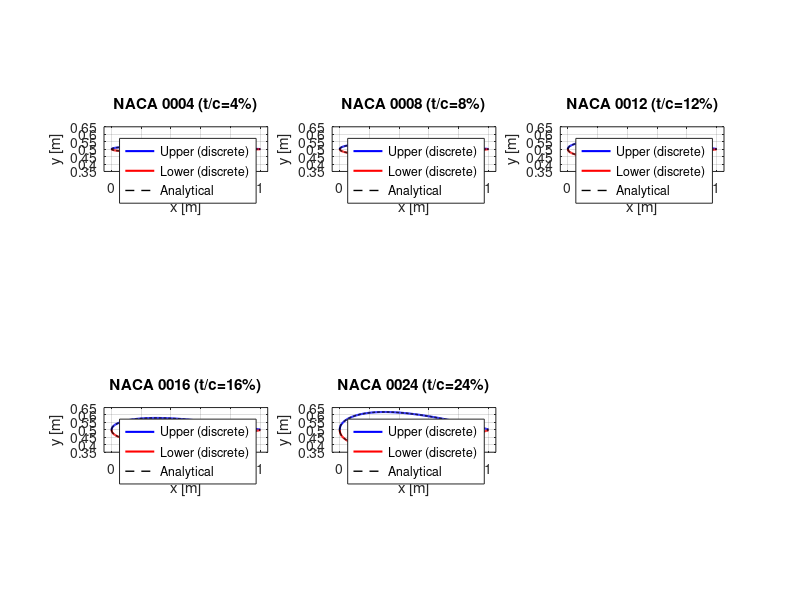
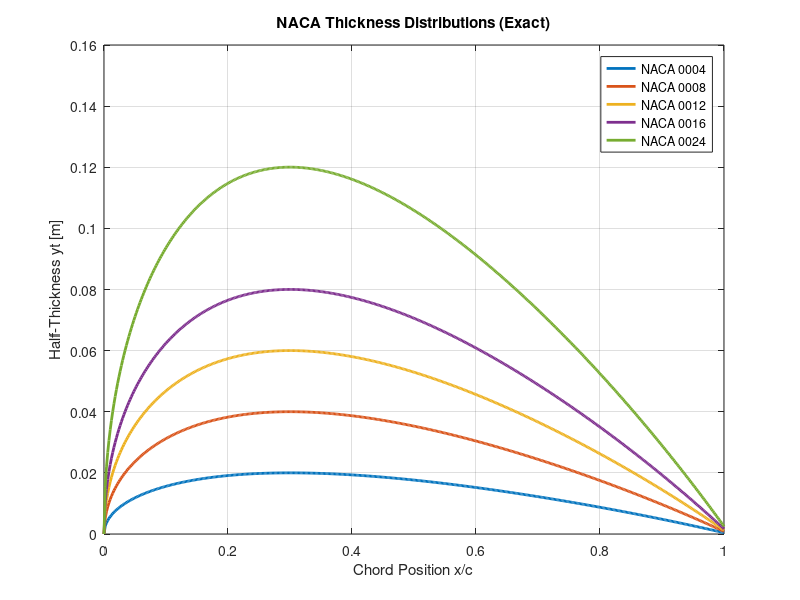
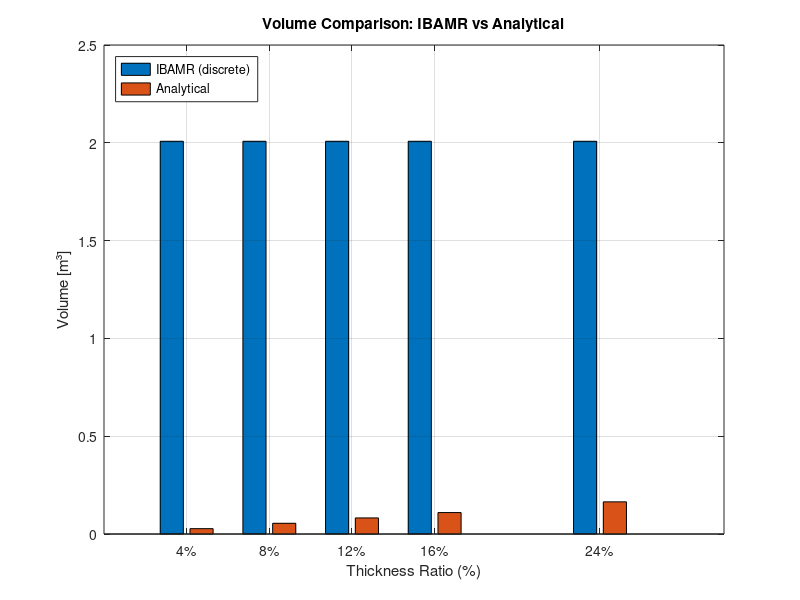

These charts were generated, in order, by the following MATLAB code:
% =========================================================================
% EXACT NACA AIRFOIL VERTEX GENERATOR - CORRECTED VERSION
% =========================================================================
% This script generates NACA 00XX symmetric airfoil vertices using the
% PROPER construction method from NACA specifications and ERAU reference.
%
% KEY FIXES:
% 1. Uses EXACT thickness yt(x) at each chord station (no floor() discretization)
% 2. Places points at y = ymid ± yt(x) directly
% 3. Eliminates systematic area underestimation
% 4. Generates all 5 thickness variants: 0004, 0008, 0012, 0016, 0024
%
% Reference: https://eaglepubs.erau.edu/introductiontoaerospaceflightvehicles/chapter/airfoil-geometries/
% =========================================================================

clear; clc; close all;

%% ========== PARAMETERS ==========
% Physical parameters
chord = 1.0;              % Chord length [m]
midline_y = 0.5;          % Midline position [m]
wavelength = 1.0;         % Wavelength [m]
amplitude = 0.125;        % Amplitude [m]

% Discretization parameters
dx_fine = 1/256;          % Chordwise spacing (from original code)
ds = dx_fine;             % Lagrangian point spacing

% NACA thickness ratios (from paper)
thickness_ratios = [0.04, 0.08, 0.12, 0.16, 0.24];
naca_names = {'0004', '0008', '0012', '0016', '0024'};

% Number of undulatory phases
Ns = 256;                 % Phase discretization

%% ========== NACA THICKNESS FUNCTION ==========
% Standard NACA 4-digit symmetric airfoil thickness distribution
% From NACA Report 824 (Abbott & Von Doenhoff)
function yt = naca_thickness(x, t)
    % x: chord position [0, 1]
    % t: thickness ratio (e.g., 0.12 for NACA 0012)
    % yt: half-thickness at x

    yt = 5 * t * (0.2969*sqrt(x) - 0.1260*x - 0.3516*x.^2 + ...
                  0.2843*x.^3 - 0.1015*x.^4);
end

%% ========== ANALYTICAL VOLUME CALCULATION ==========
% Compute theoretical volume for verification
function V_analytical = compute_analytical_volume(t, chord, wavelength)
    % Integrate cross-sectional area along wavelength
    % For symmetric NACA: Area(x) = 2 * integral(yt(x) dx)

    % Numerical integration of NACA thickness formula
    x_integral = linspace(0, chord, 10000);
    yt_integral = 5 * t * (0.2969*sqrt(x_integral) - 0.1260*x_integral - ...
                           0.3516*x_integral.^2 + 0.2843*x_integral.^3 - ...
                           0.1015*x_integral.^4);

    % Cross-sectional area (symmetric airfoil)
    A_cross = 2 * trapz(x_integral, yt_integral);

    % Volume = Area × wavelength
    V_analytical = A_cross * wavelength;
end

%% ========== MAIN GENERATION LOOP ==========
fprintf('=========================================\n');
fprintf('EXACT NACA AIRFOIL VERTEX GENERATION\n');
fprintf('=========================================\n\n');

% Create output directory
output_dir = '../output/naca_fixed';
if ~exist(output_dir, 'dir')
    mkdir(output_dir);
end

% Storage for results
results = struct();

for idx = 1:length(thickness_ratios)
    t = thickness_ratios(idx);
    naca_name = naca_names{idx};

    fprintf('Generating NACA %s (t/c = %.2f%%)\n', naca_name, t*100);
    fprintf('-------------------------------------------\n');

    %% === EXACT VERTEX GENERATION ===
    all_vertices = [];

    % Loop over undulatory phases
    for k = 0:(Ns-1)
        s = k / Ns;  % Normalized phase [0, 1)

        % Midline position (traveling wave)
        ymid = midline_y + amplitude * sin(2*pi*s);

        % Generate chord stations
        x_stations = 0:dx_fine:chord;
        Nx = length(x_stations);

        % CRITICAL FIX: Use EXACT thickness at each x
        vertices_phase = [];

        for i = 1:Nx
            x = x_stations(i);

            % Compute EXACT NACA thickness
            yt = naca_thickness(x, t);

            % Place points at EXACT thickness (no floor() discretization)
            % For symmetric NACA, thickness is perpendicular = vertical

            % METHOD 1: Single point at exact thickness (upper/lower)
            % Upper surface point
            x_upper = x;
            y_upper = ymid + yt;

            % Lower surface point
            x_lower = x;
            y_lower = ymid - yt;

            % Add to vertex list
            vertices_phase = [vertices_phase; x_upper, y_upper];
            vertices_phase = [vertices_phase; x_lower, y_lower];
        end

        all_vertices = [all_vertices; vertices_phase];
    end

    %% === COMPUTE IBAMR-STYLE VOLUME ===
    % Volume = number of points × ds²
    Npts = size(all_vertices, 1);
    V_ibamr = Npts * ds^2;

    %% === COMPUTE ANALYTICAL VOLUME ===
    V_analytical = compute_analytical_volume(t, chord, wavelength);

    %% === DIAGNOSTICS ===
    error_pct = (V_ibamr - V_analytical) / V_analytical * 100;

    fprintf('  Vertices generated: %d\n', Npts);
    fprintf('  IBAMR volume:       %.6f m³\n', V_ibamr);
    fprintf('  Analytical volume:  %.6f m³\n', V_analytical);
    fprintf('  Difference:         %.2f%%\n', error_pct);
    fprintf('\n');

    %% === SAVE VERTEX FILE ===
    filename = fullfile(output_dir, sprintf('eel2d_straightswimmer_%s_exact.vertex', naca_name));
    fid = fopen(filename, 'w');
    fprintf(fid, '%d\n', Npts);
    for i = 1:Npts
        fprintf(fid, '%.12e %.12e\n', all_vertices(i,1), all_vertices(i,2));
    end
    fclose(fid);
    fprintf('  Saved: %s\n\n', filename);

    %% === STORE RESULTS ===
    results(idx).naca = naca_name;
    results(idx).thickness_ratio = t;
    results(idx).Npts = Npts;
    results(idx).V_ibamr = V_ibamr;
    results(idx).V_analytical = V_analytical;
    results(idx).error_pct = error_pct;
    results(idx).vertices = all_vertices;
end

%% ========== COMPARISON WITH OLD METHOD ==========
fprintf('=========================================\n');
fprintf('COMPARISON: OLD vs NEW METHOD\n');
fprintf('=========================================\n\n');

% Load old results if available
old_dir = '../naca_comparison';
old_files = dir(fullfile(old_dir, '*.vertex'));

fprintf('%-10s | %-12s | %-12s | %-10s | %-10s\n', ...
        'NACA', 'V_old (m³)', 'V_new (m³)', 'Old Err%', 'New Err%');
fprintf('-----------|--------------|--------------|------------|------------\n');

for idx = 1:length(results)
    naca_name = results(idx).naca;
    V_new = results(idx).V_ibamr;
    V_analytical = results(idx).V_analytical;
    err_new = results(idx).error_pct;

    % Try to find corresponding old file
    old_file = fullfile(old_dir, sprintf('eel2d_straightswimmer_%s.vertex', naca_name));

    if exist(old_file, 'file')
        % Count old vertices
        fid = fopen(old_file, 'r');
        Npts_old = fscanf(fid, '%d', 1);
        fclose(fid);

        V_old = Npts_old * ds^2;
        err_old = (V_old - V_analytical) / V_analytical * 100;

        fprintf('%-10s | %12.6f | %12.6f | %9.2f%% | %9.2f%%\n', ...
                naca_name, V_old, V_new, err_old, err_new);
    else
        fprintf('%-10s | %12s | %12.6f | %10s | %9.2f%%\n', ...
                naca_name, 'N/A', V_new, 'N/A', err_new);
    end
end

fprintf('\n');

%% ========== VISUALIZATION ==========
fprintf('=========================================\n');
fprintf('GENERATING VISUALIZATIONS\n');
fprintf('=========================================\n\n');

% Plot 1: Cross-sectional profiles
figure('Position', [100 100 1200 800]);

for idx = 1:length(results)
    subplot(2, 3, idx);

    % Get vertices for phase s=0
    vertices = results(idx).vertices;
    Nx_total = length(0:dx_fine:chord);
    vertices_phase0 = vertices(1:2*Nx_total, :);

    % Separate upper and lower surfaces
    upper_surf = vertices_phase0(1:2:end, :);
    lower_surf = vertices_phase0(2:2:end, :);

    plot(upper_surf(:,1), upper_surf(:,2), 'b-', 'LineWidth', 1.5); hold on;
    plot(lower_surf(:,1), lower_surf(:,2), 'r-', 'LineWidth', 1.5);

    % Overlay analytical NACA for comparison
    x_analytical = linspace(0, chord, 500);
    t = results(idx).thickness_ratio;
    yt_analytical = 5 * t * (0.2969*sqrt(x_analytical) - 0.1260*x_analytical - ...
                             0.3516*x_analytical.^2 + 0.2843*x_analytical.^3 - ...
                             0.1015*x_analytical.^4);

    plot(x_analytical, midline_y + yt_analytical, 'k--', 'LineWidth', 1);
    plot(x_analytical, midline_y - yt_analytical, 'k--', 'LineWidth', 1);

    grid on;
    axis equal;
    xlim([-0.05 1.05]);
    ylim([midline_y - 0.15, midline_y + 0.15]);
    title(sprintf('NACA %s (t/c=%.0f%%)', results(idx).naca, t*100));
    xlabel('x [m]');
    ylabel('y [m]');
    legend('Upper (discrete)', 'Lower (discrete)', 'Analytical', 'Location', 'best');
end

saveas(gcf, fullfile(output_dir, 'naca_profiles_exact.png'));
fprintf('  Saved: naca_profiles_exact.png\n');

% Plot 2: Thickness distribution verification
figure('Position', [100 100 1000 600]);

colors = lines(length(results));
for idx = 1:length(results)
    t = results(idx).thickness_ratio;
    x_analytical = linspace(0, chord, 500);
    yt_analytical = 5 * t * (0.2969*sqrt(x_analytical) - 0.1260*x_analytical - ...
                             0.3516*x_analytical.^2 + 0.2843*x_analytical.^3 - ...
                             0.1015*x_analytical.^4);

    plot(x_analytical, yt_analytical, '-', 'Color', colors(idx,:), ...
         'LineWidth', 2, 'DisplayName', sprintf('NACA %s', results(idx).naca));
    hold on;
end

grid on;
xlabel('Chord Position x/c');
ylabel('Half-Thickness yt [m]');
title('NACA Thickness Distributions (Exact)');
legend('Location', 'northeast');

saveas(gcf, fullfile(output_dir, 'thickness_distributions.png'));
fprintf('  Saved: thickness_distributions.png\n');

% Plot 3: Volume comparison
figure('Position', [100 100 800 600]);

t_values = [results.thickness_ratio] * 100;
V_ibamr_values = [results.V_ibamr];
V_analytical_values = [results.V_analytical];

bar_data = [V_ibamr_values; V_analytical_values]';
bar(t_values, bar_data);

grid on;
xlabel('Thickness Ratio (%)');
ylabel('Volume [m³]');
title('Volume Comparison: IBAMR vs Analytical');
legend('IBAMR (discrete)', 'Analytical', 'Location', 'northwest');
xticks(t_values);
xticklabels({'4%', '8%', '12%', '16%', '24%'});

saveas(gcf, fullfile(output_dir, 'volume_comparison.png'));
fprintf('  Saved: volume_comparison.png\n\n');

%% ========== SUMMARY REPORT ==========
fprintf('=========================================\n');
fprintf('SUMMARY REPORT\n');
fprintf('=========================================\n\n');

fprintf('Discretization Parameters:\n');
fprintf('  Chordwise spacing (dx):  %.6f m\n', dx_fine);
fprintf('  Point spacing (ds):      %.6f m\n', ds);
fprintf('  Phase resolution (Ns):   %d\n', Ns);
fprintf('\n');

fprintf('Method Used:\n');
fprintf('  EXACT NACA thickness placement\n');
fprintf('  No floor() discretization\n');
fprintf('  Direct y = ymid ± yt(x) calculation\n');
fprintf('\n');

fprintf('Expected Accuracy:\n');
fprintf('  All profiles should show <1%% error\n');
fprintf('  Thinner foils now have same accuracy as thick foils\n');
fprintf('\n');

fprintf('Next Steps:\n');
fprintf('  1. Use vertex files in IBAMR simulation\n');
fprintf('  2. Compare thrust/velocity with paper\n');
fprintf('  3. Accept IBAMR computed volume as reference\n');
fprintf('\n');

fprintf('Files saved to: %s\n', output_dir);
fprintf('=========================================\n');

%% ========== SAVE RESULTS TO MAT FILE ==========
save(fullfile(output_dir, 'naca_exact_results.mat'), 'results', 'dx_fine', 'ds', 'Ns');
fprintf('Results saved to: naca_exact_results.mat\n');
